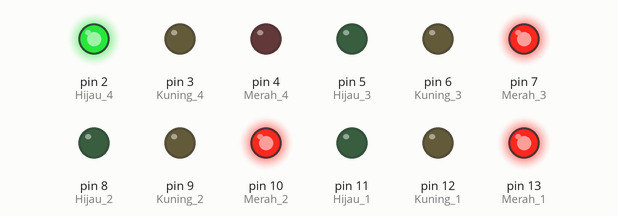
A sketch run on a simulated Arduino Uno, built with avr-gcc and run on an emulated ATmega328P. Parts: output pins drawn as LEDs (lit = HIGH).

Above: at 0.5 s.
At 1.5 s:
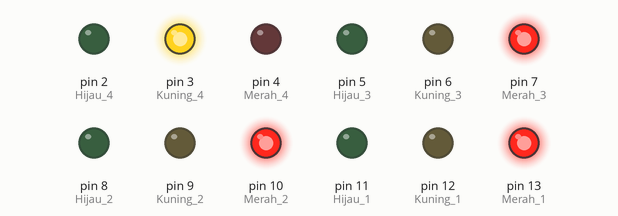
At 3.3 s:
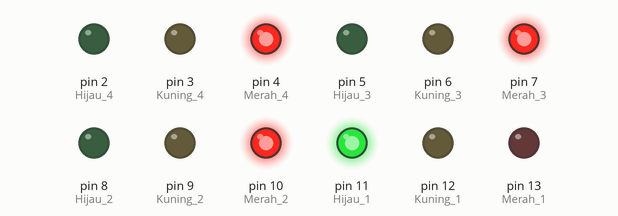
At 6.1 s:
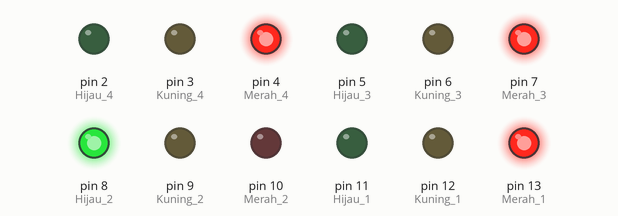
At 9.9 s:
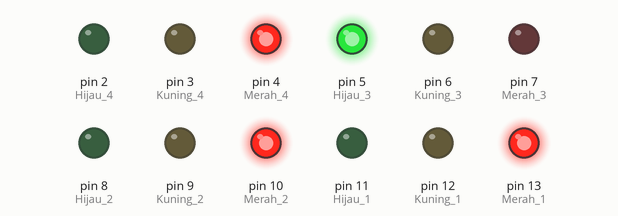
At 12.1 s:
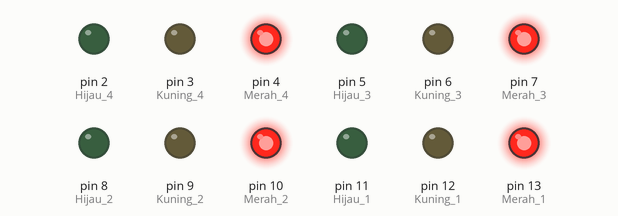
Timing chart, 0 to 17.2 s (numbered marks = the images above):
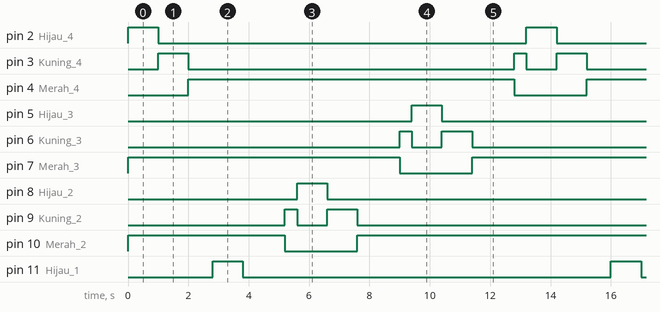

Measured:
- by itself, pin 2 (Hijau_4), pin 5 (Hijau_3), pin 8 (Hijau_2), pin 11 (Hijau_1): alternates HIGH for 1.0 s and LOW for 12.2 s
- by itself, pin 3 (Kuning_4): repeats every 13.2 s: LOW 10.8 s, HIGH 0.40 s, LOW 1.0 s, HIGH 1.0 s
- by itself, pin 4 (Merah_4): alternates HIGH for 10.8 s and LOW for 2.4 s
- by itself, pin 6 (Kuning_3), pin 9 (Kuning_2), pin 12 (Kuning_1): repeats every 13.2 s: LOW 1.0 s, HIGH 1.0 s, LOW 10.8 s, HIGH 0.40 s
- by itself, pin 7 (Merah_3), pin 10 (Merah_2), pin 13 (Merah_1): repeats every 13.2 s: LOW 2.4 s, HIGH 10.8 s

The sketch:

sketch.ino
```cpp
int Merah_1 = 13;
int Kuning_1 = 12;
int Hijau_1 = 11;

int Merah_2 = 10;
int Kuning_2 = 9;
int Hijau_2 = 8;

int Merah_3 = 7;
int Kuning_3 = 6;
int Hijau_3 = 5;

int Merah_4 = 4;
int Kuning_4 = 3;
int Hijau_4 = 2;

void setup() {
  pinMode(Merah_1, OUTPUT);
  pinMode(Kuning_1, OUTPUT);
  pinMode(Hijau_1, OUTPUT);

  pinMode(Merah_2, OUTPUT);
  pinMode(Kuning_2, OUTPUT);
  pinMode(Hijau_2, OUTPUT);

  pinMode(Merah_3, OUTPUT);
  pinMode(Kuning_3, OUTPUT);
  pinMode(Hijau_3, OUTPUT);

  pinMode(Merah_4, OUTPUT);
  pinMode(Kuning_4, OUTPUT);
  pinMode(Hijau_4, OUTPUT);

}

void loop() {

  //Lampu ke 4 Hijaunya Nyala
  digitalWrite(Merah_1, HIGH);
  digitalWrite(Kuning_1, LOW);
  digitalWrite(Hijau_1, LOW);

  digitalWrite(Merah_2, HIGH);
  digitalWrite(Kuning_2, LOW);
  digitalWrite(Hijau_2, LOW);

  digitalWrite(Merah_3,HIGH);
  digitalWrite(Kuning_3, LOW);
  digitalWrite(Hijau_3, LOW);

  digitalWrite(Merah_4, LOW);
  digitalWrite(Kuning_4, LOW);
  digitalWrite(Hijau_4, HIGH);
  delay(1000);
  digitalWrite(Hijau_4, LOW);

  // Lampu ke 4 Kuning Nyala
  digitalWrite(Merah_1, HIGH);
  digitalWrite(Kuning_1, LOW);
  digitalWrite(Hijau_1, LOW);

  digitalWrite(Merah_2, HIGH);
  digitalWrite(Kuning_2, LOW);
  digitalWrite(Hijau_2, LOW);

  digitalWrite(Merah_3, HIGH);
  digitalWrite(Kuning_3, LOW);
  digitalWrite(Hijau_3, LOW);

  digitalWrite(Merah_4, LOW);
  digitalWrite(Kuning_4, HIGH);
  delay(1000);
  digitalWrite(Kuning_4, LOW);
  digitalWrite(Hijau_4, LOW);

  // Lampu ke 4 Merah Nyala
  digitalWrite(Merah_1, HIGH);
  digitalWrite(Kuning_1, LOW);
  digitalWrite(Hijau_1, LOW);

  digitalWrite(Merah_2, HIGH);
  digitalWrite(Kuning_2, LOW);
  digitalWrite(Hijau_2, LOW);

  digitalWrite(Merah_3, HIGH);
  digitalWrite(Kuning_3, LOW);
  digitalWrite(Hijau_3, LOW);

  digitalWrite(Merah_4, HIGH);
  digitalWrite(Kuning_4, LOW);
  digitalWrite(Hijau_4, LOW);

  // Lampu ke 1 Merah Nyala
  digitalWrite(Merah_1, HIGH);
  delay(400);
  digitalWrite(Merah_1, LOW);
  digitalWrite(Kuning_1, LOW);
  digitalWrite(Hijau_1, LOW);

  digitalWrite(Merah_2, HIGH);
  digitalWrite(Kuning_2, LOW);
  digitalWrite(Hijau_2, LOW);

  digitalWrite(Merah_3, HIGH);
  digitalWrite(Kuning_3, LOW);
  digitalWrite(Hijau_3, LOW);

  digitalWrite(Merah_4, HIGH);
  digitalWrite(Kuning_4, LOW);
  digitalWrite(Hijau_4, LOW);

  // Lampu ke 1 Kuning Nyala
  digitalWrite(Merah_1, LOW);
  digitalWrite(Kuning_1, HIGH);
  delay(400);
  digitalWrite(Kuning_1, LOW);
  digitalWrite(Hijau_1, LOW);

  digitalWrite(Merah_2, HIGH);
  digitalWrite(Kuning_2, LOW);
  digitalWrite(Hijau_2, LOW);

  digitalWrite(Merah_3, HIGH);
  digitalWrite(Kuning_3, LOW);
  digitalWrite(Hijau_3, LOW);

  digitalWrite(Merah_4, HIGH);
  digitalWrite(Kuning_4, LOW);
  digitalWrite(Hijau_4, LOW);

  // Lampu ke 1 Hijau Nyala
  digitalWrite(Merah_1, LOW);
  digitalWrite(Kuning_1, LOW);
  digitalWrite(Hijau_1, HIGH);
  delay(1000);
  digitalWrite(Hijau_1, LOW);

  digitalWrite(Merah_2, HIGH);
  digitalWrite(Kuning_2, LOW);
  digitalWrite(Hijau_2, LOW);

  digitalWrite(Merah_3, HIGH);
  digitalWrite(Kuning_3, LOW);
  digitalWrite(Hijau_3, LOW);

  digitalWrite(Merah_4, HIGH);
  digitalWrite(Kuning_4, LOW);
  digitalWrite(Hijau_4, LOW);

  // Lampu ke 1 Kuning Nyala
  digitalWrite(Merah_1, LOW);
  digitalWrite(Kuning_1, HIGH);
  delay(1000);
  digitalWrite(Kuning_1, LOW);
  digitalWrite(Hijau_1, LOW);

  digitalWrite(Merah_2, HIGH);
  digitalWrite(Kuning_2, LOW);
  digitalWrite(Hijau_2, LOW);

  digitalWrite(Merah_3, HIGH);
  digitalWrite(Kuning_3, LOW);
  digitalWrite(Hijau_3, LOW);

  digitalWrite(Merah_4, HIGH);
  digitalWrite(Kuning_4, LOW);
  digitalWrite(Hijau_4, LOW);

  // Lampu ke 1 Merah Nyala
  digitalWrite(Merah_1, HIGH);
  digitalWrite(Kuning_1, LOW);
  digitalWrite(Hijau_1, LOW);

  digitalWrite(Merah_2, HIGH);
  digitalWrite(Kuning_2, LOW);
  digitalWrite(Hijau_2, LOW);

  digitalWrite(Merah_3, HIGH);
  digitalWrite(Kuning_3, LOW);
  digitalWrite(Hijau_3, LOW);

  digitalWrite(Merah_4, HIGH);
  digitalWrite(Kuning_4, LOW);
  digitalWrite(Hijau_4, LOW);

  // Lampu ke 2 Merah Nyala
  digitalWrite(Merah_1, HIGH);
  digitalWrite(Kuning_1, LOW);
  digitalWrite(Hijau_1, LOW);

  digitalWrite(Merah_2, HIGH);
  delay(400);
  digitalWrite(Merah_2, LOW);
  digitalWrite(Kuning_2, LOW);
  digitalWrite(Hijau_2, LOW);

  digitalWrite(Merah_3, HIGH);
  digitalWrite(Kuning_3, LOW);
  digitalWrite(Hijau_3, LOW);

  digitalWrite(Merah_4, HIGH);
  digitalWrite(Kuning_4, LOW);
  digitalWrite(Hijau_4, LOW);

  // Lampu ke 2 Kuning Nyala
  digitalWrite(Merah_1, HIGH);
  digitalWrite(Kuning_1, LOW);
  digitalWrite(Hijau_1, LOW);

  digitalWrite(Merah_2, LOW);
  digitalWrite(Kuning_2, HIGH);
  delay(400);
  digitalWrite(Kuning_2, LOW);
  digitalWrite(Hijau_2, LOW);

  digitalWrite(Merah_3, HIGH);
  digitalWrite(Kuning_3, LOW);
  digitalWrite(Hijau_3, LOW);

  digitalWrite(Merah_4, HIGH);
  digitalWrite(Kuning_4, LOW);
  digitalWrite(Hijau_4, LOW);

  // Lampu ke 2 Hijau Nyala
  digitalWrite(Merah_1, HIGH);
  digitalWrite(Kuning_1, LOW);
  digitalWrite(Hijau_1, LOW);

  digitalWrite(Merah_2, LOW);
  digitalWrite(Kuning_2, LOW);
  digitalWrite(Hijau_2, HIGH);
  delay(1000);
  digitalWrite(Hijau_2, LOW);

  digitalWrite(Merah_3, HIGH);
  digitalWrite(Kuning_3, LOW);
  digitalWrite(Hijau_3, LOW);

  digitalWrite(Merah_4, HIGH);
  digitalWrite(Kuning_4, LOW);
  digitalWrite(Hijau_4, LOW);

  // Lampu ke 2 Kuning Nyala
  digitalWrite(Merah_1, HIGH);
  digitalWrite(Kuning_1, LOW);
  digitalWrite(Hijau_1, LOW);

  digitalWrite(Merah_2, LOW);
  digitalWrite(Kuning_2, HIGH);
  delay(1000);
  digitalWrite(Kuning_2, LOW);
  digitalWrite(Hijau_2, LOW);

  digitalWrite(Merah_3, HIGH);
  digitalWrite(Kuning_3, LOW);
  digitalWrite(Hijau_3, LOW);

  digitalWrite(Merah_4, HIGH);
  digitalWrite(Kuning_4, LOW);
  digitalWrite(Hijau_4, LOW);

  // Lampu ke 2 Merah Nyala
  digitalWrite(Merah_1, HIGH);
  digitalWrite(Kuning_1, LOW);
  digitalWrite(Hijau_1, LOW);

  digitalWrite(Merah_2, HIGH);
  digitalWrite(Kuning_2, LOW);
  digitalWrite(Hijau_2, LOW);

  digitalWrite(Merah_3, HIGH);
  digitalWrite(Kuning_3, LOW);
  digitalWrite(Hijau_3, LOW);

  digitalWrite(Merah_4, HIGH);
  digitalWrite(Kuning_4, LOW);
  digitalWrite(Hijau_4, LOW);
  delay(1000);

  // Lampu ke 3 Merah Nyala
  digitalWrite(Merah_1, HIGH);
  digitalWrite(Kuning_1, LOW);
  digitalWrite(Hijau_1, LOW);

  digitalWrite(Merah_2, HIGH);
  digitalWrite(Kuning_2, LOW);
  digitalWrite(Hijau_2, LOW);

  digitalWrite(Merah_3, HIGH);
  delay(400);
  digitalWrite(Merah_3, LOW);
  digitalWrite(Kuning_3, LOW);
  digitalWrite(Hijau_3, LOW);

  digitalWrite(Merah_4, HIGH);
  digitalWrite(Kuning_4, LOW);
  digitalWrite(Hijau_4, LOW);

  // Lampu ke 3 Kuning Nyala
  digitalWrite(Merah_1, HIGH);
  digitalWrite(Kuning_1, LOW);
  digitalWrite(Hijau_1, LOW);

  digitalWrite(Merah_2, HIGH);
  digitalWrite(Kuning_2, LOW);
  digitalWrite(Hijau_2, LOW);

  digitalWrite(Merah_3, LOW);
  digitalWrite(Kuning_3, HIGH);
  delay(400);
  digitalWrite(Kuning_3, LOW);
  digitalWrite(Hijau_3, LOW);

  digitalWrite(Merah_4, HIGH);
  digitalWrite(Kuning_4, LOW);
  digitalWrite(Hijau_4, LOW);

  // Lampu ke 3 Hijau Nyala
  digitalWrite(Merah_1, HIGH);
  digitalWrite(Kuning_1, LOW);
  digitalWrite(Hijau_1, LOW);

  digitalWrite(Merah_2, HIGH);
  digitalWrite(Kuning_2, LOW);
  digitalWrite(Hijau_2, LOW);

  digitalWrite(Merah_3, LOW);
  digitalWrite(Kuning_3, LOW);
  digitalWrite(Hijau_3, HIGH);
  delay(1000);
  digitalWrite(Hijau_3, LOW);

  digitalWrite(Merah_4, HIGH);
  digitalWrite(Kuning_4, LOW);
  digitalWrite(Hijau_4, LOW);

  // Lampu ke 3 Kuning Nyala
  digitalWrite(Merah_1, HIGH);
  digitalWrite(Kuning_1, LOW);
  digitalWrite(Hijau_1, LOW);

  digitalWrite(Merah_2, HIGH);
  digitalWrite(Kuning_2, LOW);
  digitalWrite(Hijau_2, LOW);

  digitalWrite(Merah_3, LOW);
  digitalWrite(Kuning_3, HIGH);
  delay(1000);
  digitalWrite(Kuning_3, LOW);
  digitalWrite(Hijau_3, LOW);

  digitalWrite(Merah_4, HIGH);
  digitalWrite(Kuning_4, LOW);
  digitalWrite(Hijau_4, LOW);

  // Lampu ke 3 Merah Nyala
  digitalWrite(Merah_1, HIGH);
  digitalWrite(Kuning_1, LOW);
  digitalWrite(Hijau_1, LOW);

  digitalWrite(Merah_2, HIGH);
  digitalWrite(Kuning_2, LOW);
  digitalWrite(Hijau_2, LOW);

  digitalWrite(Merah_3, HIGH);
  digitalWrite(Kuning_3, LOW);
  digitalWrite(Hijau_3, LOW);

  digitalWrite(Merah_4, HIGH);
  digitalWrite(Kuning_4, LOW);
  digitalWrite(Hijau_4, LOW);
  delay(1000);

  // Lampu ke 4 Merah Nyala
  digitalWrite(Merah_1, HIGH);
  digitalWrite(Kuning_1, LOW);
  digitalWrite(Hijau_1, LOW);

  digitalWrite(Merah_2, HIGH);
  digitalWrite(Kuning_2, LOW);
  digitalWrite(Hijau_2, LOW);

  digitalWrite(Merah_3, HIGH);
  digitalWrite(Kuning_3, LOW);
  digitalWrite(Hijau_3, LOW);

  digitalWrite(Merah_4, HIGH);
  delay(400);
  digitalWrite(Merah_4, LOW);
  digitalWrite(Kuning_4, LOW);
  digitalWrite(Hijau_4, LOW);

  // Lampu ke 4 Kuning Nyala
  digitalWrite(Merah_1, HIGH);
  digitalWrite(Kuning_1, LOW);
  digitalWrite(Hijau_1, LOW);

  digitalWrite(Merah_2, HIGH);
  digitalWrite(Kuning_2, LOW);
  digitalWrite(Hijau_2, LOW);

  digitalWrite(Merah_3, HIGH);
  digitalWrite(Kuning_3, LOW);
  digitalWrite(Hijau_3, LOW);

  digitalWrite(Merah_4, LOW);
  digitalWrite(Kuning_4, HIGH);
  delay(400);
  digitalWrite(Kuning_4, LOW);
  digitalWrite(Hijau_4, LOW);
}
```
